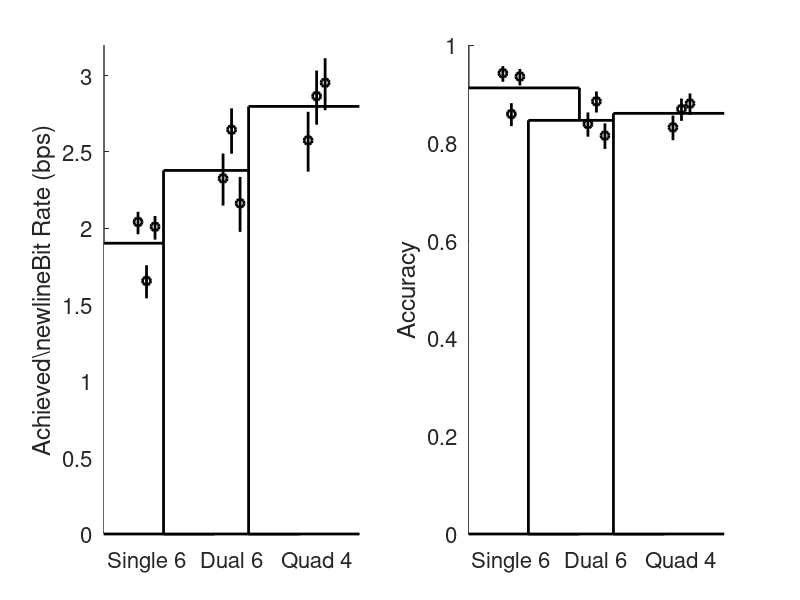

Reproduce this figure in MATLAB. (Note: this script raises an error after producing the figure.)
acc = cell(4,1);
bitRate = cell(4,1);

%1: single, 2: dual, 3: quad, 4: 32 target

%%
%accuracy
acc{1} = [[0.9424    0.9249    0.9568];
    [0.8588    0.8341    0.8810];
    [0.9356    0.9174    0.9509]];
acc{2} = [[0.8384    0.8125    0.8621];
    [0.8847    0.8619    0.9050];
    [0.8147    0.7875    0.8398]];
acc{3} = [[0.8316    0.8053    0.8557];
    [0.8689    0.8449    0.8905];
    [0.8802    0.8570    0.9009]];
acc{4} = [[0.9449    0.9208    0.9634];
    [0.9469    0.9232    0.9650];
    [0.9449    0.9208    0.9634]];

%%
%bit rate
bitRate{1} = [[2.0420    1.9614    2.1085];
    [1.6560    1.5420    1.7589];
    [2.0107    1.9265    2.0811]];
bitRate{2} = [[2.3274    2.1490    2.4901];
    [2.6460    2.4885    2.7856];
    [2.1642    1.9772    2.3367]];
bitRate{3} = [[2.5758    2.3714    2.7628];
    [2.8654    2.6787    3.0327];
    [2.9532    2.7727    3.1136]];
bitRate{4} = [[1.4679    1.3885    1.5289];
    [1.4746    1.3964    1.5344];
    [1.4679    1.3885    1.5289]];

projected_br = bitRate{4}*3;

%%
metrics = {bitRate, acc};
mNames = {'Achieved\newlineBit Rate (bps)','Accuracy'};
taskNames = {'Single 6','Dual 6','Quad 4','32 Target'};
yLimits = {[0.0,3.2],[0.0 1.0]};

figure('Position',[680   839   449   259]);
for m=1:length(metrics)
    subplot(1,2,m);
    hold on;
    
    metric = metrics{m};
    for taskIdx=1:3
        bar(taskIdx, mean(metric{taskIdx}(:,1)),'FaceColor','w','LineWidth',2);
        for entry=1:size(metric{taskIdx},1)
            offset = (entry-2)*0.1;
            plot(taskIdx+offset, metric{taskIdx}(entry,1), 'ko','LineWidth',2);
            plot([taskIdx, taskIdx]+offset, [metric{taskIdx}(entry,2), metric{taskIdx}(entry,3)],'k','LineWidth',2);
        end
    end
    
    %plot projected bit rate
%     if m==1
%         taskIdx = 4;
%         for entry=1:size(projected_br,1)
%             offset = (entry-2)*0.1;
%             plot(taskIdx+offset, projected_br(entry,1), 'o','LineWidth',2,'Color',[0.6 0.6 0.6]);
%             plot([taskIdx, taskIdx]+offset, [projected_br(entry,2), projected_br(entry,3)],'LineWidth',2,'Color',[0.6 0.6 0.6]);
%         end        
%     end
    
    set(gca,'XTick',1:3,'XTickLabel',taskNames(1:3),'XTickLabelRotation',45);
    ylabel(mNames{m});
    set(gca,'FontSize',16,'LineWidth',1);
    xlim([0.5 3.5]);
    ylim(yLimits{m});
end

paths = getFRWPaths();
outDir = [paths.dataPath filesep 'Derived' filesep 'discreteDecoding'];
mkdir(outDir);
    
saveas(gcf,[outDir filesep 'statSummary.fig'],'fig');
saveas(gcf,[outDir filesep 'statSummary.svg'],'svg');
saveas(gcf,[outDir filesep 'statSummary.png'],'png');